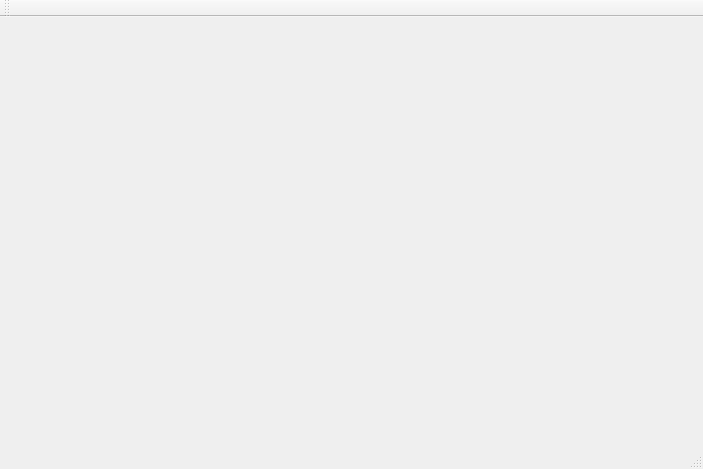
<?xml version="1.0" encoding="UTF-8"?>
<ui version="4.0">
 <class>MainWindow</class>
 <widget class="QMainWindow" name="MainWindow">
  <property name="geometry">
   <rect>
    <x>0</x>
    <y>0</y>
    <width>703</width>
    <height>469</height>
   </rect>
  </property>
  <property name="windowTitle">
   <string>MainWindow</string>
  </property>
  <widget class="QWidget" name="centralWidget"/>
  <widget class="QMenuBar" name="menuBar">
   <property name="geometry">
    <rect>
     <x>0</x>
     <y>0</y>
     <width>703</width>
     <height>22</height>
    </rect>
   </property>
  </widget>
  <widget class="QToolBar" name="mainToolBar">
   <attribute name="toolBarArea">
    <enum>TopToolBarArea</enum>
   </attribute>
   <attribute name="toolBarBreak">
    <bool>false</bool>
   </attribute>
  </widget>
  <widget class="QStatusBar" name="statusBar"/>
 </widget>
 <layoutdefault spacing="6" margin="11"/>
 <resources/>
 <connections/>
</ui>
